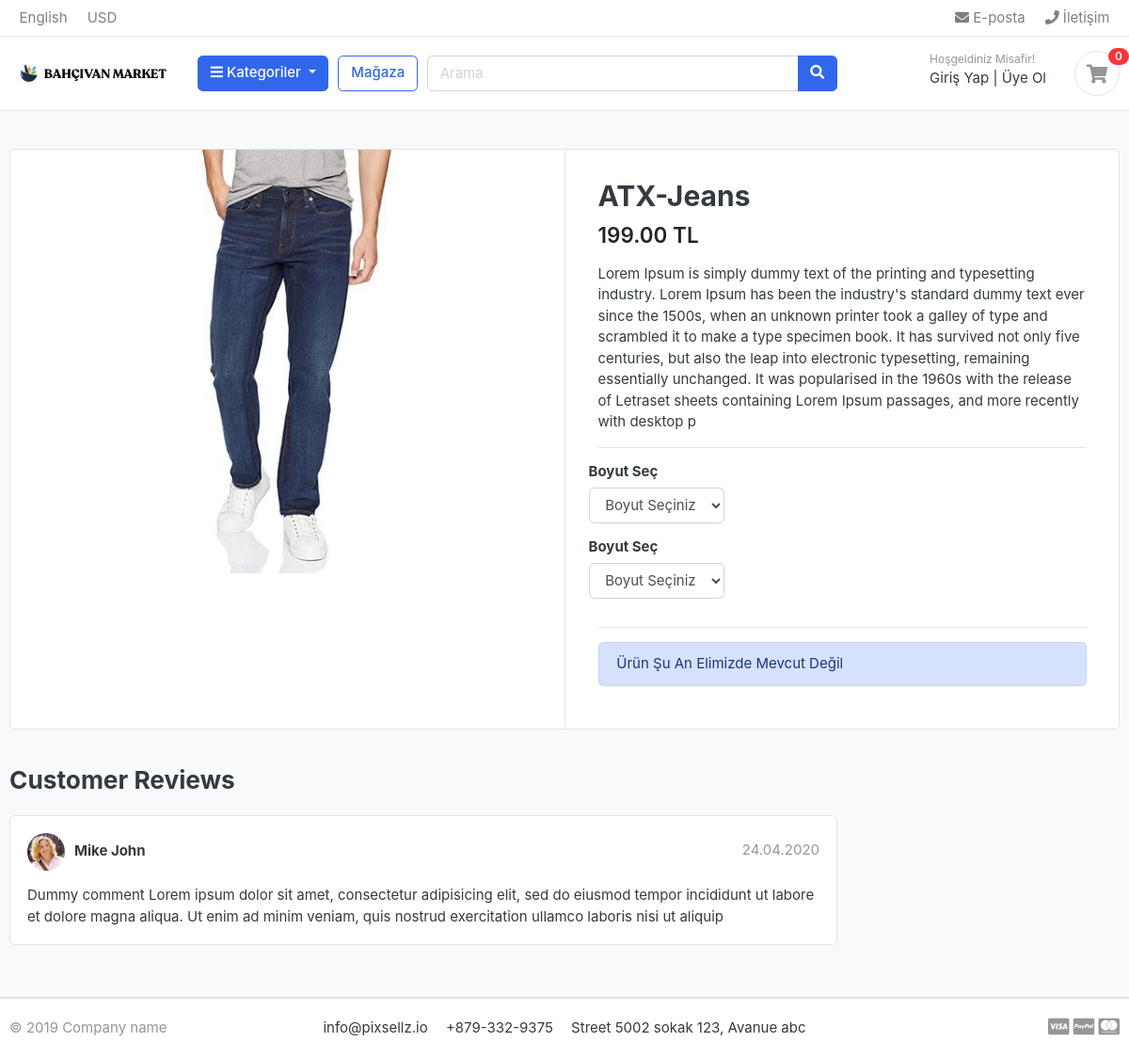
The app's page /store/category/jeans/atx-jeans with its own data.
### store/models.py (models this page shows, shortened)
class Product(models.Model):
    product_name = models.CharField(max_length=200, unique=True)
    slug = models.SlugField(max_length=200, unique=True)
    product_description = models.TextField(max_length=500, blank=True)
    price = models.DecimalField(max_digits=6, decimal_places=2)
    image = models.ImageField(upload_to='photos/product')
    stock  = models.IntegerField()
    is_avalible = models.BooleanField(default=True)
    category = models.ForeignKey(Category, on_delete=models.CASCADE)
    created_date  = models.DateTimeField(auto_now_add=True)
    modified_date = models.DateTimeField(auto_now = True)

### store/views.py (the view)
# urls.py: path('category/<slug:category_slug>/<slug:product_slug>', views.product_detail, name ='product_detail'),
def product_detail(request,category_slug,product_slug):
    try:
        single_product = Product.objects.get(category__slug= category_slug,slug = product_slug)
        in_cart = CartItem.objects.filter(cart__cart_id= _cart_id(request),product=single_product).exists()
    except Exception as e:
        raise e
    context = {
        'single_product' : single_product,
        'in_cart' : in_cart,
    }
    return render(request,'store/product_detail.html',context)

### carts/context_processors.py (called while the page is built)
def counter(request):
    cart_count = 0
    if 'admin' in request.path:
        return {}
    else:
        try:
            cart = Cart.objects.filter(cart_id = _cart_id(request))
            if request.user.is_authenticated:
                cart_items = CartItem.objects.all().filter(user= request.user)
            else:
                cart_items = CartItem.objects.all().filter(cart=cart[:1])
            for cart_item in cart_items:
                cart_count += cart_item.quantity
        except Cart.DoesNotExist:
            cart_count = 0
    return dict(cart_count=cart_count)

### carts/views.py (called while the page is built)
def _cart_id(request):
    cart = request.session.session_key
    if not cart:
        cart = request.session.create()
    return cart

### category/context_processors.py (called while the page is built)
def menu_links(request):
    links = Category.objects.all()
    return dict(links=links)

### category/models.py (called while the page is built)
    def get_url(self):
        return reverse('products_by_category',args = [self.slug ])

### store/models.py (called while the page is built)
    def weight(self):
        return super(VariationManager,self).filter(variation_category='weight',is_active=True)

    def volume(self):
        return super(VariationManager,self).filter(variation_category='volume',is_active=True)

### templates/store/product_detail.html (shortened to what this page needs)
{% extends 'base.html' %}
{% load static %}
{% block content %}
<section class="section-content padding-y bg">
<div class="container">
<div class="card">
	<div class="row no-gutters">
		<aside class="col-md-6">
<article class="gallery-wrap">
	<div class="img-big-wrap">
	   <a href="#"><img src="{{ single_product.image.url }}"></a>
	</div>
</article>
		</aside>
		<main class="col-md-6 border-left">
			<form action="{% url 'add_cart' single_product.id %}" method="POST">
				<article class="content-body">
					<h2 class="title">{{ single_product.product_name }}</h2>
					<div class="mb-3">
						<var class="price h4">	{{ single_product.price }} TL</var>
					</div>
					<p>{{ single_product.product_description }}</p>
					<hr>
					<div class="row">
						<div class="item-option-select">
							<h6>Boyut Seç</h6>
								<select name="weight" class="form-control" required>
									<option value="" disabled selected>Boyut Seçiniz</option>
								</select>
						</div>
					</div>
					<div class="row">
						<div class="item-option-select" >
							<h6>Boyut Seç</h6>
								<select name="volume" class="form-control">
									<option value="" disabled selected>Boyut Seçiniz</option>
								</select>
						</div>
					</div>
					<hr>
					{% if single_product.stock <= 0 %}
					<div class="alert alert-primary" role="alert">
						Ürün Şu An Elimizde Mevcut Değil
					</div>
					{% else %}
					<button type="submit" class="btn  btn-primary"><span class="text">Sepete Ekle</span><i class="fas fa-shoping-cart"></i></button>
					{% endif %}
				</article>
			</form>
		</main>
	</div>
</div>
<br>
<div class="row">
			<div class="col-md-9">
	<header class="section-heading">
		<h3>Customer Reviews </h3>
	</header>
	<article class="box mb-3">
		<div class="icontext w-100">
			<img src="{% static './images/avatars/avatar1.jpg' %}" class="img-xs icon rounded-circle">
			<div class="text">
				<span class="date text-muted float-md-right">24.04.2020 </span>
				<h6 class="mb-1">Mike John </h6>
			</div>
		</div>
		<div class="mt-3">
			<p>
				Dummy comment Lorem ipsum dolor sit amet, consectetur adipisicing elit, sed do eiusmod
				tempor incididunt ut labore et dolore magna aliqua. Ut enim ad minim veniam,
				quis nostrud exercitation ullamco laboris nisi ut aliquip
			</p>
		</div>
	</article>
	</div>
</div>
</div>
</section>
{% endblock %}

### static/css/ui.css (style rules this page uses)
html { font-family: "Inter", sans-serif; font-size: 15px; }
.content-body { flex: 1 1 auto; padding: 2rem 2.3rem; }
.img-xs, .img-sm, .img-md, .img-lg { -o-object-fit: cover; object-fit: cover; flex-shrink: 0; flex-grow: 0; }
.img-xs { width: 40px; height: 40px; }
.padding-y { padding-top: 40px; padding-bottom: 40px; }
var { font-style: normal; }
article:after, .form-group:after { display: block; clear: both; content: ""; }
.bg { background-color: #f8f9fa; }
.section-heading { margin-bottom: 20px; margin-top: 15px; }
p:last-child { margin-bottom: 0; }
.icontext { display: inline-flex; align-items: center; vertical-align: middle; }
.icontext .text { width: 100%; line-height: 1.2; }
.icontext .icon { position: relative; margin-right: 10px; flex-shrink: 0; flex-grow: 0; }
.price { font-weight: 600; color: #212529; }
.box { padding: 18px; background: #fff; border-radius: 0.37rem; border: 1px solid #e4e4e4; }
.box img { max-width: 100%; }
.gallery-wrap .img-big-wrap { margin-bottom: 10px; border-radius: 0.37rem; overflow: hidden; background-color: #fff; }
.gallery-wrap .img-big-wrap a { text-align: center; display: block; }
.gallery-wrap .img-big-wrap img { height: 450px; width: auto; display: inline-block; }
.item-option-select { margin-bottom: 1rem; display: inline-block; margin-right: 15px; }

### records on screen
Product: image (picture), product_name "ATX-Jeans", price "199.00", product_description "Lorem Ipsum is simply dummy text of the printing and typesetting industry. Lorem Ipsum has been the industry's standard dummy text ever since the 1500s, when an unknown printer took a galley of type and scrambled it to make a type specimen book. It has survived not only five centuries, but also the leap into electronic typesetting, remaining essentially unchanged. It was popularised in the 1960s with the release of Letraset sheets containing Lorem Ipsum passages, and more recently with desktop p"

### other values on screen
{{ cart_count }} "0"
